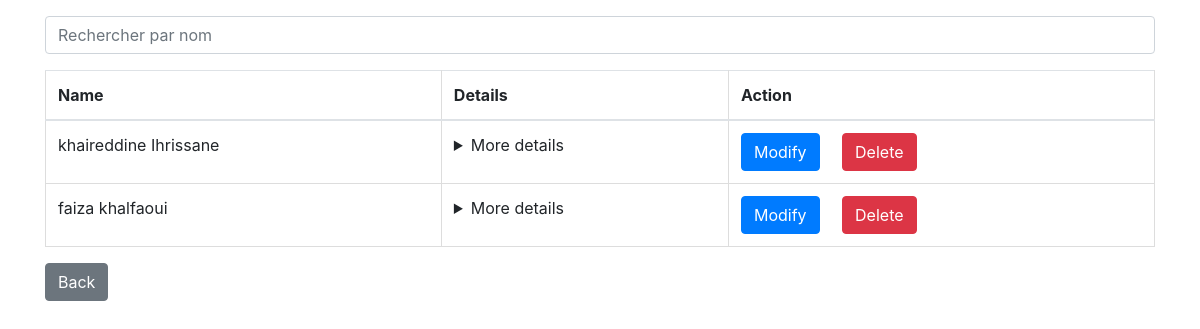
The app's page /frontend/ListeAgents.php with its own data.
### tables this page shows
CREATE TABLE `hr_agents` (
  `hr_agent_id` int(11) NOT NULL,
  `first_name` varchar(50) NOT NULL,
  `last_name` varchar(50) NOT NULL,
  `email` varchar(50) NOT NULL,
  `pass` varchar(100) NOT NULL
);

### database/config.php (called while the page is built, shortened)
<?php
abstract class Connexion {
function __construct()
{
$this->pdo =new PDO('mysql:host=localhost;dbname=gestion_consultants','root','');
}
}
?>

### controllers/AgentController.php (called while the page is built, shortened)
<?php
include_once('../database/config.php');
class AgentController extends Connexion
{
    function agentListe()
    {
        $query = "SELECT * FROM hr_agents";
        $stmt = $this->pdo->prepare($query);
        $stmt->execute();
        return $stmt;
    }
}
?>

### frontend/ListeAgents.php (the view, shortened to what this page needs)
<?php
include_once('../database/config.php');
include_once('../controllers/AgentController.php');
$agentController = new AgentController();
$agents = $agentController->agentListe();
?>
<!DOCTYPE html>
<html lang="en">
<head>
    <link rel="stylesheet" href="https://maxcdn.bootstrapcdn.com/bootstrap/4.5.2/css/bootstrap.min.css">
</head>
<body class="container">
    <input type="text" id="searchInput" onkeyup="filterTable()" class="form-control mt-3" placeholder="Rechercher par nom"/>
    <table id="agentTable" class="table mt-3">
        <thead>
            <tr>
                <th>Name</th>
                <th>Details</th>
                <th>Action</th>
            </tr>
        </thead>
        <tbody>
            <?php foreach ($agents as $a) :?>
                <tr>
                    <td><?php echo $a['first_name'] . " " . $a['last_name']; ?></td>
                    <td>
                        <details>
                            <summary>More details</summary>
                        </details>
                    </td>
                    <td>
                        <div class="disp">
                            <form action="ModifyAgent.php" method="post">
                                <button type="submit" class="btn btn-primary">Modify</button>
                            </form>&nbsp;&nbsp;&nbsp;&nbsp;&nbsp;
                            <form method="post" action="DeleteAgent.php">
                                <button type="submit" class="btn btn-danger" name="del">Delete</button>
                            </form>
                        </div>
                    </td>
                </tr>
            <?php endforeach ?>
        </tbody>
    </table>
    <a href="AdminDashboard.php" class="btn btn-secondary">Back</a>
</body>
</html>

### frontend/ListeAgents.php (style rules this page uses)
table { border-collapse: collapse; width: 100%; margin-top: 20px; }
th, td { border: 1px solid #dddddd; text-align: left; padding: 8px; }
.disp { display: flex; }

### records on screen
hr_agents: first_name "khaireddine", last_name "Ihrissane"
hr_agents: first_name "faiza", last_name "khalfaoui"
